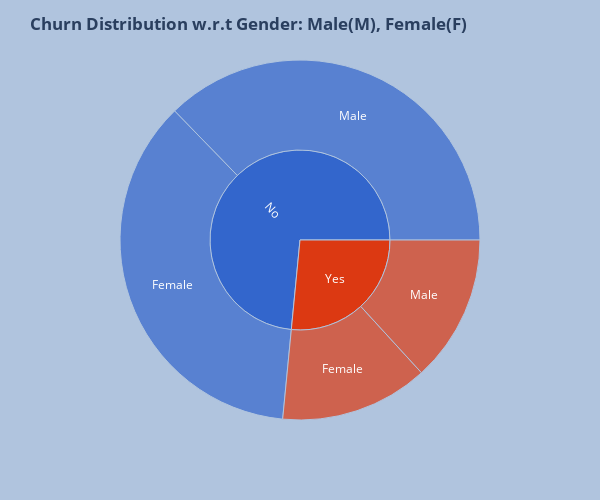

Notebook cell for this chart:
### Code cell
# graph showing churn w.r.t to M or F
fig2 = px.sunburst(df,path = ['Churn','gender',],color_discrete_sequence=px.colors.qualitative.G10)

fig2.update_layout(
    title = '<b>Churn Distribution w.r.t Gender: Male(M), Female(F)<b>',
    paper_bgcolor='LightSteelBlue',
    height=500, width=600
)
fig2.show()

### Figure 1 — Plotly figure (JSON) as saved in the notebook; plotly's stock layout.template omitted (floating-point values rounded to 4 significant figures)
{"data": [{"branchvalues": "total", "domain": {"x": [0, 1], "y": [0, 1]}, "hovertemplate": "labels=%{label}<br>count=%{value}<br>parent=%{parent}<br>id=%{id}<extra></extra>", "ids": ["No/Female", "Yes/Female", "No/Male", "Yes/Male", "No", "Yes"], "labels": ["Female", "Female", "Male", "Male", "No", "Yes"], "name": "", "parents": ["No", "Yes", "No", "Yes", "", ""], "type": "sunburst", "values": [2549, 939, 2625, 930, 5174, 1869]}], "layout": {"height": 500, "legend": {"tracegroupgap": 0}, "margin": {"t": 60}, "paper_bgcolor": "LightSteelBlue", "sunburstcolorway": ["#3366CC", "#DC3912", "#FF9900", "#109618", "#990099", "#0099C6", "#DD4477", "#66AA00", "#B82E2E", "#316395"], "title": {"text": "<b>Churn Distribution w.r.t Gender: Male(M), Female(F)<b>"}, "width": 600}}
